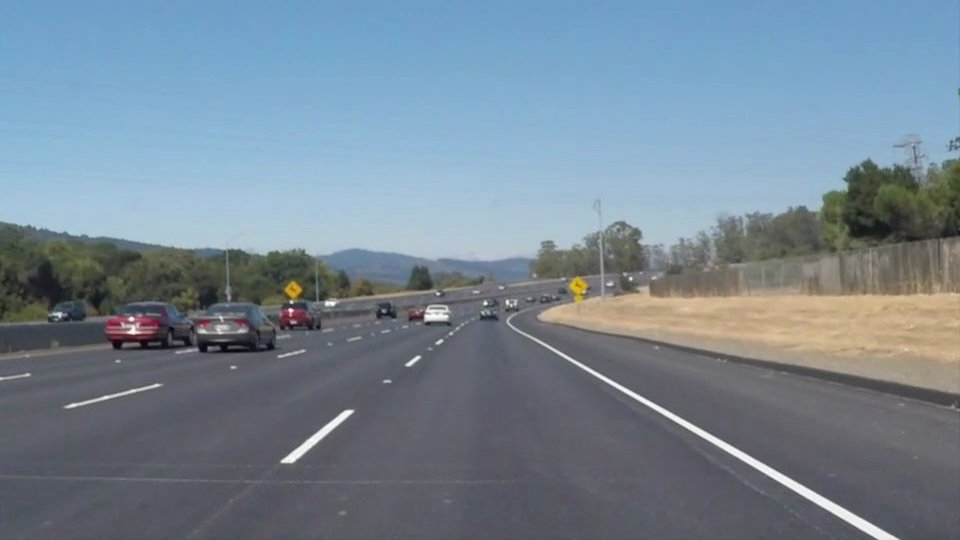
#> input picture OpenCV_Python/data/Lane-Detection-Images/solidWhiteCurve.jpg, 960 x 540 px
$ python 012_Image_Split_Color.py --imagePath data/Lane-Detection-Images/solidWhiteCurve.jpg
#> lines starting #> are read from the running program, lines starting #| are printed output that depends on the picture; after the words box and inside, x2 and y2 are one past the last pixel; in counts of white or black regions, pixels touching at a corner belong together; pictures that were not available may be replaced by others from this repository, and a replacement may not be noted
### OpenCV_Python/utils.py
import cv2
import numpy as np


#########################################################################################


def imageProcessing(image) :
    result = imageCopy(image)
    return result


#########################################################################################


# [15 lines left out: function processSingleImage, not called in this run]

#########################################################################################


def processingSingleVideo(videoPath, outputPath) :
    Video(videoPath, outputPath)


def imageRead(imagePath, flag=cv2.IMREAD_UNCHANGED) :
    # If No Korea in Path
    # image = cv2.imread(imagePath, flag)

    # If Korean in Path
#> called with flag = -1
    imageArray = np.fromfile(imagePath, np.uint8)
    image = cv2.imdecode(imageArray, flag)
#> image is the input picture: shape (540, 960, 3); mean B, G, R 148.1, 134.5, 118.5

    # Deal with Error
    if image is not None :
        print("Image Opened")
        return image
    else :
        print("Image Not Opened")
        print("Program Abort")
        exit()


def imageShow(imageName, image, flag=cv2.WINDOW_AUTOSIZE) :
    # Show Image using GUI
    cv2.namedWindow(imageName, flag)
    cv2.imshow(imageName, image)
    cv2.waitKey()


def imageWrite(imageName, image) :
    # Save Image
    return cv2.imwrite(imageName, image)


def imageCopy(image) :
    # Copy Image (Call-By-Memory)
    return np.copy(image)


# [65 lines left out: functions Video, imageParameters, not called in this run]


def getPixel(image, x, y, c=None) :
    return image[y, x, c]


def setPixel(image, x, y, value, c=None) :
    image[y, x, c] = value
    return image


def CutRectROI(image, x1, y1, x2, y2) :
    return image[y1:y2, x1:x2]


# [26 lines left out: functions PasteRectROI, makeBlackImage, fillPolyROI, not called in this run]


def polyROI(image, points) :
    mask = fillPolyROI(image, points)
    return cv2.bitwise_and(image, mask)


def convertColor(image, flag=cv2.COLOR_BGR2GRAY) :
#> called with flag = 40
    return cv2.cvtColor(image, flag)
#> returned value: shape (540, 960, 3); mean H, S, V 97.9, 55.2, 152.4


def splitImage(image) :
    return cv2.split(image)


def mergeImage(channel1, channel2, channel3) :
    return cv2.merge((channel1, channel2, channel3))


def rangeColor(image, lower, upper) :
    result = imageCopy(image)
    return cv2.inRange(result, lower, upper)


# [4 lines left out: function splitColor, not called in this run]


def drawLine(image, point1, point2, color=(255, 0, 0), thickness=3, lineType=cv2.LINE_AA) :
    result = imageCopy(image)
    return cv2.line(result, point1, point2, color, thickness, lineType)


def drawRect(image, point1, point2, color=(255, 0, 0), thickness=3, lineType=cv2.LINE_AA) :
    result = imageCopy(image)
    return cv2.rectangle(result, point1, point2, color, thickness, lineType)


def drawCircle(image, center, radius, color=(255, 0, 0), thickness=3, lineType=cv2.LINE_AA) :
    result = imageCopy(image)
    return cv2.circle(result, center, radius, color, thickness, lineType)


def drawEllipse(image, center, axis, angle, startAngle, endAngle, color=(255, 0, 0), thickness=3, lineType=cv2.LINE_AA) :
    result = imageCopy(image)
    return cv2.ellipse(result, center, axis, angle, startAngle, endAngle, color, thickness, lineType)


# [4 lines left out: function drawPolygon, not called in this run]


def drawText(image, text, point=(10, 10), font=cv2.FONT_HERSHEY_PLAIN, fontScale=2.0, color=(255,255,255), thickness=3, lineType=cv2.LINE_AA) :
    result = imageCopy(image)
    return cv2.putText(result, text, point, font, fontScale, color, thickness, lineType)


def addImage(image1, image2) :
    return cv2.add(image1, image2)


# [5 lines left out: function addWeightedImage, not called in this run]


def imageThreshold(image, thresh=128, maxval=255, type=cv2.THRESH_BINARY) :
    _, res = cv2.threshold(image, thresh=thresh, maxval=maxval, type=type)
    return res


def imageBlur(image, ksize) :
    size = ((ksize+1)*2 - 1, (ksize+1)*2 - 1)
    return cv2.blur(image, size)


def imageGaussianBlur(image, ksize, sigmaX, sigmaY) :
    size = ((ksize+1)*2 - 1, (ksize+1)*2 - 1)
    return cv2.GaussianBlur(image, ksize=size, sigmaX=sigmaX, sigmaY=sigmaY)


def imageMedianBlur(image, size) :
    ksize = (size+1)*2 - 1
    return cv2.medianBlur(image, ksize)


def imageBilateralFilter(image, size, sigmaColor, sigmaSpace) :
    d = (size+1)*2 - 1
    return cv2.bilateralFilter(image, d, sigmaColor=sigmaColor, sigmaSpace=sigmaSpace)


def imageFiltering(image, kernel, ddepth=-1) :
    return cv2.filter2D(image, ddepth, kernel)


# [22 lines left out: functions imageEdgePrewitt, imageEdgeSobel, imageEdgeScharr, not called in this run]


def imageEdgeLaplacianCV(image) :
    return cv2.Laplacian(image, -1)


# [14 lines left out: functions imageEdgeLaplacianFilter2D, imageEdgeLoG, not called in this run]


def cannyEdge(image, threshold1=100, threshold2=200) :
    return cv2.Canny(image, threshold1, threshold2)


# [48 lines left out: functions autoCanny, computeHist, histogramEqualize, not called in this run]


def imageDilation(image, kernel, iterations) :
    return cv2.dilate(image, kernel=kernel, iterations=iterations)


def imageErosion(image, kernel, iterations) :
    return cv2.erode(image, kernel=kernel, iterations=iterations)


# [17 lines left out: functions imageMorphologicalGradient, imageOpening, imageClosing, not called in this run]


def imageMorphologyKernel(flag=cv2.MORPH_RECT, size=5) :
    return cv2.getStructuringElement(flag, (size, size))


def imageMorphologyEx(image, op, kernel, iterations=1) :
    return cv2.morphologyEx(image, op=op, kernel=kernel, iterations=iterations)


# [40 lines left out: functions imageResize, imageTranslation, imageRotation, imageAffineTransformation, imagePerspectiveTransformation, not called in this run]


def houghLines(image, rho=1, theta=np.pi/180, threshold=100) :
    return cv2.HoughLines(image, rho, theta, threshold)


# [16 lines left out: function drawHoughLines, not called in this run]


def houghLinesP(image, rho=1.0, theta=np.pi/180, threshold=100, minLineLength=10, maxLineGap=100) :
    return cv2.HoughLinesP(image, rho, theta, threshold, minLineLength=minLineLength, maxLineGap=maxLineGap)


# [52 lines left out: functions drawHoughLinesP, splitTwoSideLines, splitOneSideLines, medianPoint, not called in this run]


def interpolate(x1, y1, x2, y2, y) :
    return int(float(y - y1) * float(x2-x1) / float(y2-y1) + x1)


# [30 lines left out: functions lineFittingOneSide, lineFitting, not called in this run]


def houghCircles(image, method=cv2.HOUGH_GRADIENT, dp = 1, minDist = 10, canny = 50, threshold = 30, minRadius = 0, maxRadius = 0) :
    circles = cv2.HoughCircles(image, method, dp, minDist, param1=canny, param2=threshold, minRadius=minRadius, maxRadius=maxRadius)
    return circles


# [11 lines left out: function drawHoughCircles, not called in this run]

### OpenCV_Python/012_Image_Split_Color.py
import argparse

from os import listdir
from os.path import join

import cv2
import numpy as np

from utils import imageRead, imageShow, imageCopy, convertColor


#########################################################################################


def rangeColor(image, lower, upper) :
    result = imageCopy(image)
    return cv2.inRange(result, lower, upper) # Lower와 Upper-Bound를 설정하여 특정 생삭 영역을 추출 -> Binary Mask (사용 방법 -> https://deep-learning-study.tistory.com/123)
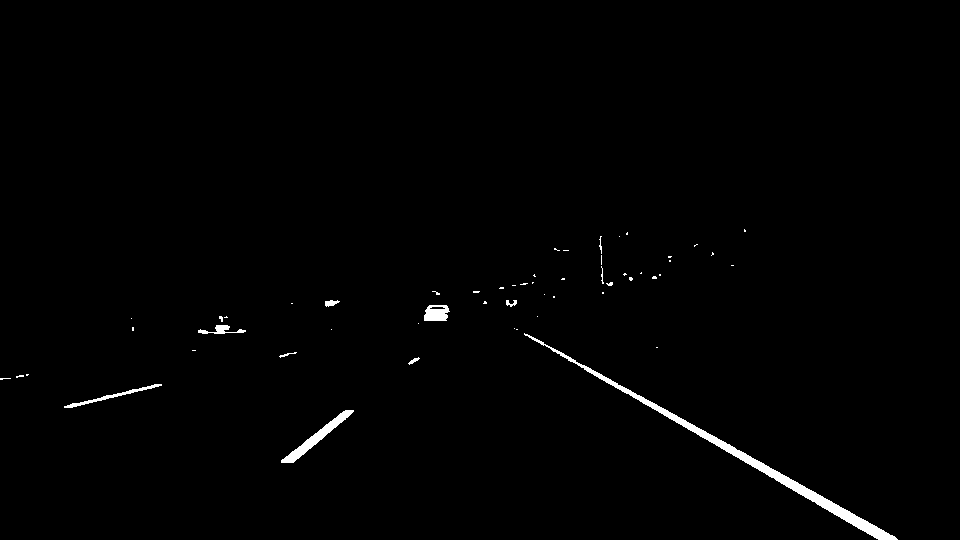
#> returned value: shape (540, 960); 0.94% white; 55 white regions (44 under 20 px), largest, box (x1, y1, x2, y2) and area: (524, 333, 898, 540) 2832, (281, 410, 354, 463) 707, (424, 305, 450, 321) 330


def splitColor(image, lower, upper) :
    result = imageCopy(image)
    mask = rangeColor(result, lower, upper)
    return cv2.bitwise_and(result, result, mask=mask) # Mask를 사용하여 서로 영역이 서로 겹치는 부분만 추출 (AND Operation -> 교집합)


#########################################################################################

def main(opt) :
    # Search for All images
    imageNameList = listdir(opt.imagePath)

    # Load Images
    for imageName in imageNameList :
        # Get Full Image Path
        imagePath = join(opt.imagePath, imageName)

        # Load Image
        image = imageRead(imagePath)
        imageShow("Image", image)

        # Set Range (Lower & Upper-Bound)
        lowerWhiteHSV = np.array([0, 0, 150]) # Lower-Bound
        upperWhiteHSV = np.array([179, 10, 255]) # Upper-Bound
        lowerYellowHSV = np.array([20, 50, 100]) # Lower-Bound
        upperYelloHSV = np.array([35, 255, 255]) # Upper-Bound

        # Convert Color (BGR -> HSV)
        imagHSV = convertColor(image, cv2.COLOR_BGR2HSV)

        # White와 Yellow Region 영역을 합치는 연산
        whiteHSVRegion = rangeColor(imagHSV, lowerWhiteHSV, upperWhiteHSV)
        yelloHSVRegion = rangeColor(imagHSV, lowerYellowHSV, upperYelloHSV)
#> in rangeColor (call 2), `return cv2.inRange(result, lower, upper)`:
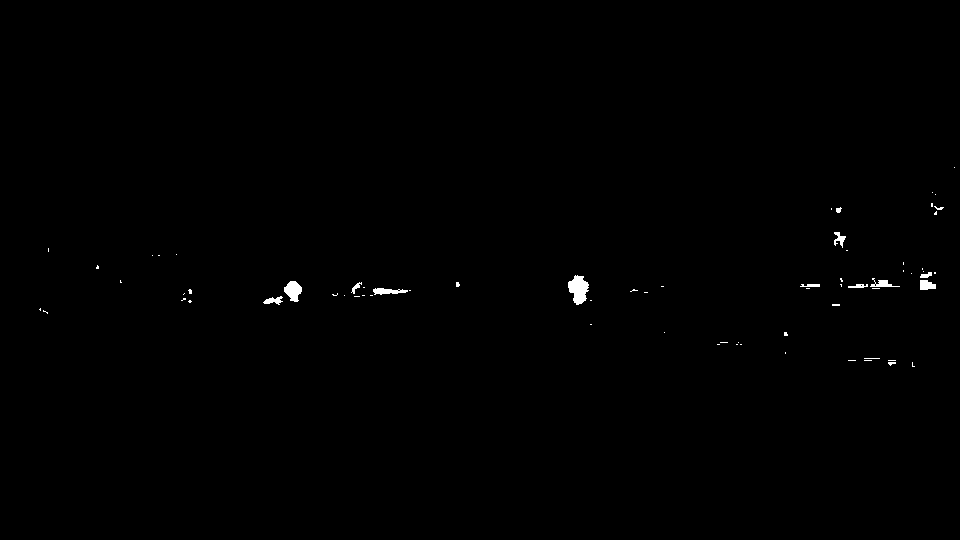
#> returned value: shape (540, 960); 0.35% white; 70 white regions (56 under 20 px), largest, box (x1, y1, x2, y2) and area: (568, 275, 589, 305) 412, (284, 281, 302, 302) 252, (373, 288, 408, 295) 155
        outputHSVRegion = whiteHSVRegion + yelloHSVRegion
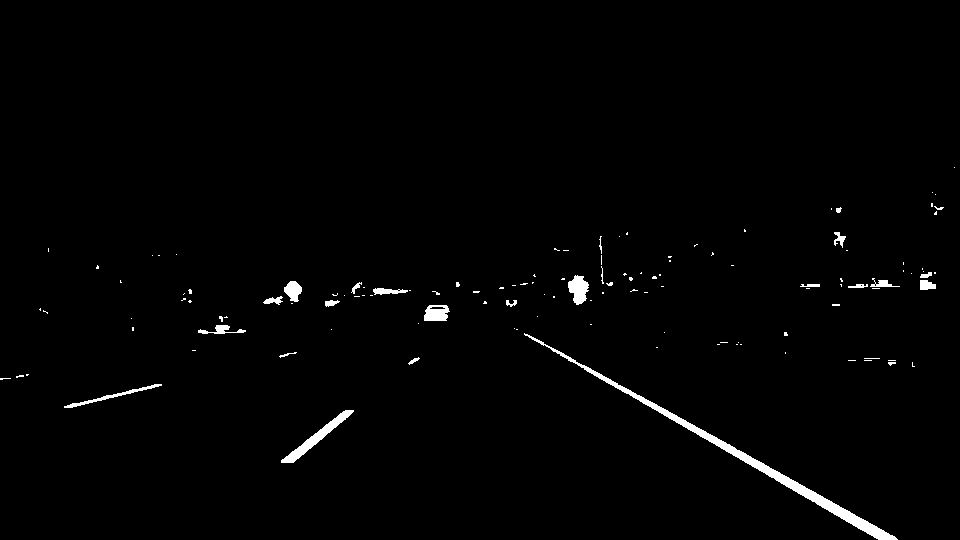
#> outputHSVRegion: shape (540, 960); 1.3% white; 125 white regions (100 under 20 px), largest, box (x1, y1, x2, y2) and area: (524, 333, 898, 540) 2832, (281, 410, 354, 463) 707, (568, 275, 589, 305) 412

        # 원본 이미지에 영역을 표시
        whiteHSVOverlay = splitColor(imagHSV, lowerWhiteHSV, upperWhiteHSV)
        yellowHSVOverlay = splitColor(imagHSV, lowerYellowHSV, upperYelloHSV)
        outputHSVOverlay = whiteHSVOverlay + yellowHSVOverlay
#> outputHSVOverlay: shape (540, 960, 3); mean H, S, V 1, 0.4, 2.5

        # Show Image
        imageShow("Output HSV Region", outputHSVRegion)
        imageShow("Output HSV Overlay", convertColor(outputHSVOverlay, cv2.COLOR_HSV2BGR))

        # Set Range (Lower & Upper-Bound)
        lowerWhiteHLS = np.array([0, 200, 0])
        upperWhiteHLS = np.array([179, 255, 255])
        lowerYellowHLS = np.array([15, 30, 115])
        upperYellowHLS = np.array([35, 204, 255])

        # Convert Color (BGR -> HLS)
        imageHLS = convertColor(image, cv2.COLOR_BGR2HLS)
#> in convertColor (call 3), `return cv2.cvtColor(image, flag)`: returned value: shape (540, 960, 3); mean of channels 0, 1, 2 97.9, 133.5, 57.7

        # White와 Yellow Region 영역을 합치는 연산
        whiteHLSRegion = rangeColor(imageHLS, lowerWhiteHLS, upperWhiteHLS)
#> in rangeColor (call 5), `return cv2.inRange(result, lower, upper)`:
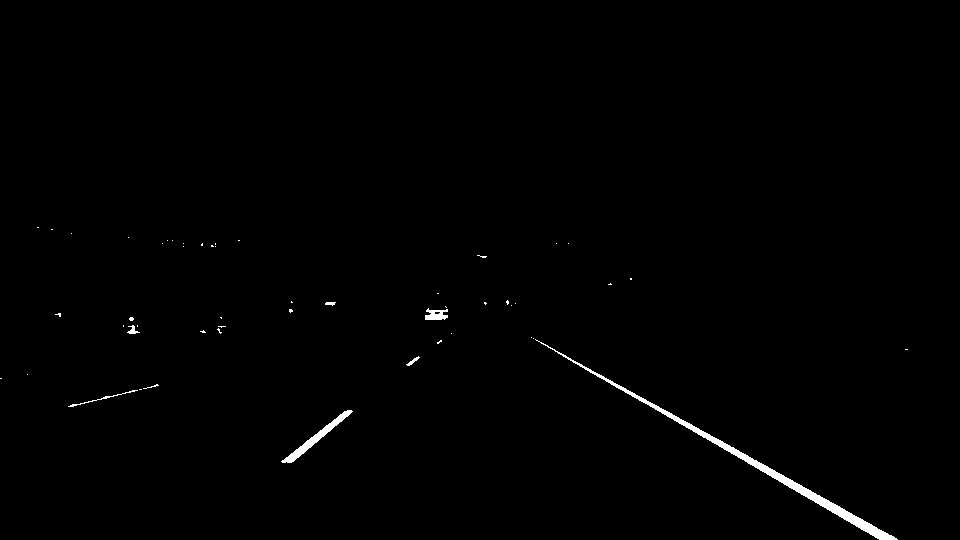
#> returned value: shape (540, 960); 0.67% white; 51 white regions (43 under 20 px), largest, box (x1, y1, x2, y2) and area: (535, 339, 898, 540) 2283, (281, 410, 353, 463) 571, (425, 308, 448, 320) 187
        yellowHLSRegion = rangeColor(imageHLS, lowerYellowHLS, upperYellowHLS)
#> in rangeColor (call 6), `return cv2.inRange(result, lower, upper)`:
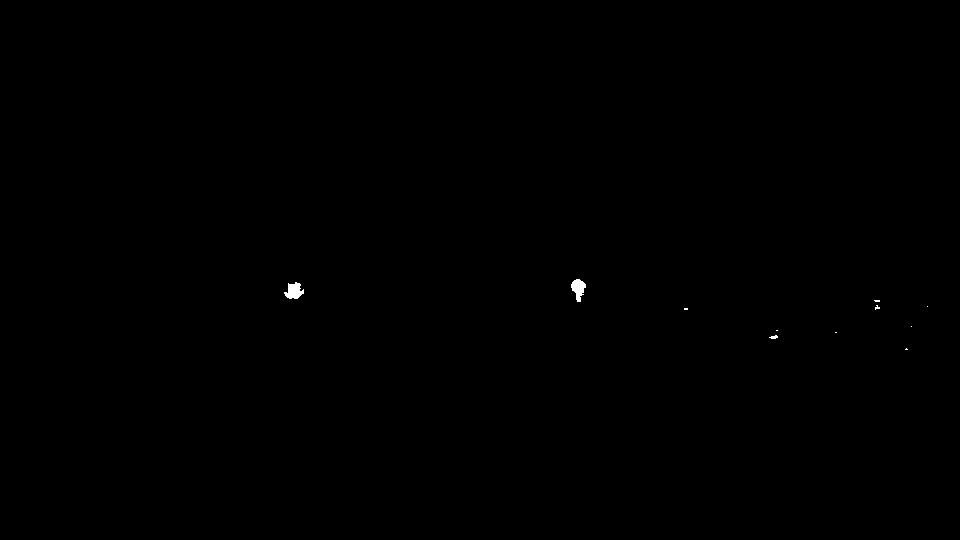
#> returned value: shape (540, 960); 0.1% white; 11 white regions (8 under 20 px), largest, box (x1, y1, x2, y2) and area: (284, 282, 304, 299) 219, (571, 279, 586, 302) 208, (769, 335, 778, 339) 23
        outputHLSRegion = whiteHLSRegion + yellowHLSRegion

        # 원본 이미지에 영역을 표시
        whiteHLS_overlay = splitColor(imageHLS, lowerWhiteHLS, upperWhiteHLS)
        yellowHLS_overlay = splitColor(imageHLS, lowerYellowHLS, upperYellowHLS)
        outputHLS_overlay = whiteHLS_overlay + yellowHLS_overlay
#> outputHLS_overlay: shape (540, 960, 3); mean of channels 0, 1, 2 0.7, 1.7, 0.4

        # Show Image
        imageShow("Output HLS Region", outputHLSRegion)
        imageShow("Output HLS Overlay", convertColor(outputHLS_overlay, cv2.COLOR_HLS2BGR))

        cv2.destroyAllWindows()


#########################################################################################


if __name__ == "__main__" :
    # Add Arguments
    parser = argparse.ArgumentParser()
    parser.add_argument("--imagePath", type=str, required=True, help="path of images")
    opt = parser.parse_args()

    # Excute Main Function
    main(opt)
